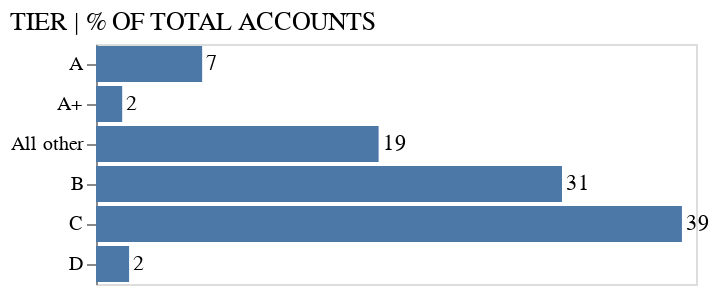

This figure's notebook cell:
### Markdown cell above
The necessary adjustments involve placing the "Tier" label in the upper left corner, displaying values next to the bars instead of using an x-axis, and adding a title while rearranging the tiers.

### Code cell
# Creating a base chart with a title, aligned to the left and with normal font weight
base = alt.Chart(
    table_charts,
    title = alt.Title('TIER | % OF TOTAL ACCOUNTS', anchor = 'start', fontWeight = 'normal')
).mark_bar().encode(
    y = alt.Y('Tier', title = None),  # Encoding the 'Tier' field on the y-axis, without a specific title
    x = alt.X('% Accounts', axis = None),  # Encoding the '% Accounts' field on the x-axis, without axis labels
    order = alt.Order(field = 'Tier:O'),  # Ordering the bars based on the 'Tier' field
    text = alt.Text("% Accounts", format=".0f")  # Displaying the '% Accounts' values as text, formatted to have no decimal places
)

# Creating the final bar chart by combining the bars and text labels
final_acc = base.mark_bar() + base.mark_text(align='left', dx=2)

# Displaying the final bar chart
final_acc

### Figure 1 — Vega-Lite specification as saved in the notebook (floating-point values rounded to 4 significant figures)
{"config": {"view": {"continuousWidth": 300, "continuousHeight": 300}}, "layer": [{"mark": {"type": "bar"}, "encoding": {"order": {"field": "Tier:O"}, "text": {"field": "% Accounts", "format": ".0f", "type": "quantitative"}, "x": {"axis": null, "field": "% Accounts", "type": "quantitative"}, "y": {"field": "Tier", "title": null, "type": "nominal"}}, "title": {"text": "TIER | % OF TOTAL ACCOUNTS", "anchor": "start", "fontWeight": "normal"}}, {"mark": {"type": "text", "align": "left", "dx": 2}, "encoding": {"order": {"field": "Tier:O"}, "text": {"field": "% Accounts", "format": ".0f", "type": "quantitative"}, "x": {"axis": null, "field": "% Accounts", "type": "quantitative"}, "y": {"field": "Tier", "title": null, "type": "nominal"}}, "title": {"text": "TIER | % OF TOTAL ACCOUNTS", "anchor": "start", "fontWeight": "normal"}}], "data": {"name": "data-35f9124c4b8dd7e8e6a83d69924ed8ee"}, "$schema": "https://vega.github.io/schema/vega-lite/v5.15.1.json", "datasets": {"data-35f9124c4b8dd7e8e6a83d69924ed8ee": [{"Tier": "A+", "# of Accounts": 19.0, "% Accounts": 1.746, "Revenue ($M)": 3.927, "% Revenue": 21.0}, {"Tier": "A", "# of Accounts": 77.0, "% Accounts": 7.077, "Revenue ($M)": 4.675, "% Revenue": 25.0}, {"Tier": "B", "# of Accounts": 338.0, "% Accounts": 31.07, "Revenue ($M)": 5.984, "% Revenue": 32.0}, {"Tier": "C", "# of Accounts": 425.0, "% Accounts": 39.06, "Revenue ($M)": 2.805, "% Revenue": 15.0}, {"Tier": "D", "# of Accounts": 24.0, "% Accounts": 2.206, "Revenue ($M)": 0.374, "% Revenue": 2.0}, {"Tier": "All other", "# of Accounts": 205.0, "% Accounts": 18.84, "Revenue ($M)": 0.935, "% Revenue": 5.0}]}}
